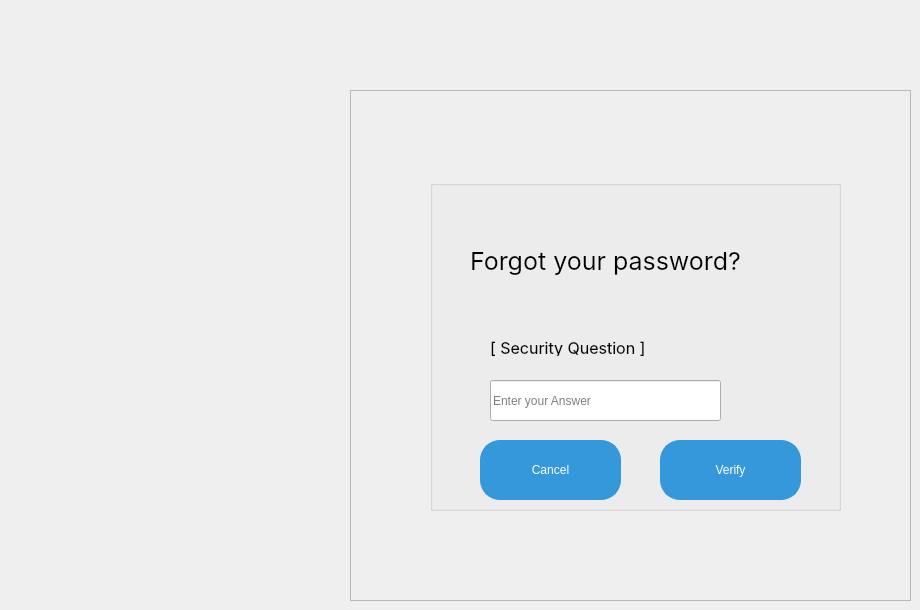
      <widget class="QWidget" name="page_22">
       <widget class="QFrame" name="frame_18">
        <property name="geometry">
         <rect>
          <x>350</x>
          <y>90</y>
          <width>561</width>
          <height>511</height>
         </rect>
        </property>
        <property name="frameShape">
         <enum>QFrame::Shape::StyledPanel</enum>
        </property>
        <property name="frameShadow">
         <enum>QFrame::Shadow::Raised</enum>
        </property>
        <widget class="QGroupBox" name="groupBox_10">
         <property name="geometry">
          <rect>
           <x>80</x>
           <y>90</y>
           <width>411</width>
           <height>331</height>
          </rect>
         </property>
         <property name="title">
          <string/>
         </property>
         <widget class="QLabel" name="label_79">
          <property name="geometry">
           <rect>
            <x>40</x>
            <y>10</y>
            <width>301</width>
            <height>141</height>
           </rect>
          </property>
          <property name="font">
           <font>
            <family>-apple-system</family>
            <pointsize>19</pointsize>
           </font>
          </property>
          <property name="text">
           <string>Forgot your password?</string>
          </property>
         </widget>
         <widget class="QLabel" name="label_80">
          <property name="geometry">
           <rect>
            <x>60</x>
            <y>160</y>
            <width>191</width>
            <height>16</height>
           </rect>
          </property>
          <property name="font">
           <font>
            <family>-apple-system</family>
            <pointsize>12</pointsize>
           </font>
          </property>
          <property name="text">
           <string>[ Security Question ]</string>
          </property>
         </widget>
         <widget class="QPushButton" name="verifyBtnForgot_2">
          <property name="geometry">
           <rect>
            <x>230</x>
            <y>260</y>
            <width>141</width>
            <height>60</height>
           </rect>
          </property>
          <property name="styleSheet">
           <string notr="true">QPushButton {
    background-color: #3498db;
    border-radius: 20px;
    border: 2px solid #3498db;
    min-height: 40px;
    color: white;
}
</string>
          </property>
          <property name="text">
           <string>Verify</string>
          </property>
         </widget>
         <widget class="QPushButton" name="cancelBtnFor_2">
          <property name="geometry">
           <rect>
            <x>50</x>
            <y>260</y>
            <width>141</width>
            <height>60</height>
           </rect>
          </property>
          <property name="styleSheet">
           <string notr="true">QPushButton {
    background-color: #3498db;
    border-radius: 20px;
    border: 2px solid #3498db;
    min-height: 40px;
    color: white;
}
</string>
          </property>
          <property name="text">
           <string>Cancel</string>
          </property>
         </widget>
         <widget class="QLineEdit" name="lineEdit_30">
          <property name="geometry">
           <rect>
            <x>60</x>
            <y>200</y>
            <width>231</width>
            <height>41</height>
           </rect>
          </property>
          <property name="placeholderText">
           <string>Enter your Answer</string>
          </property>
         </widget>
        </widget>
       </widget>
      </widget>
